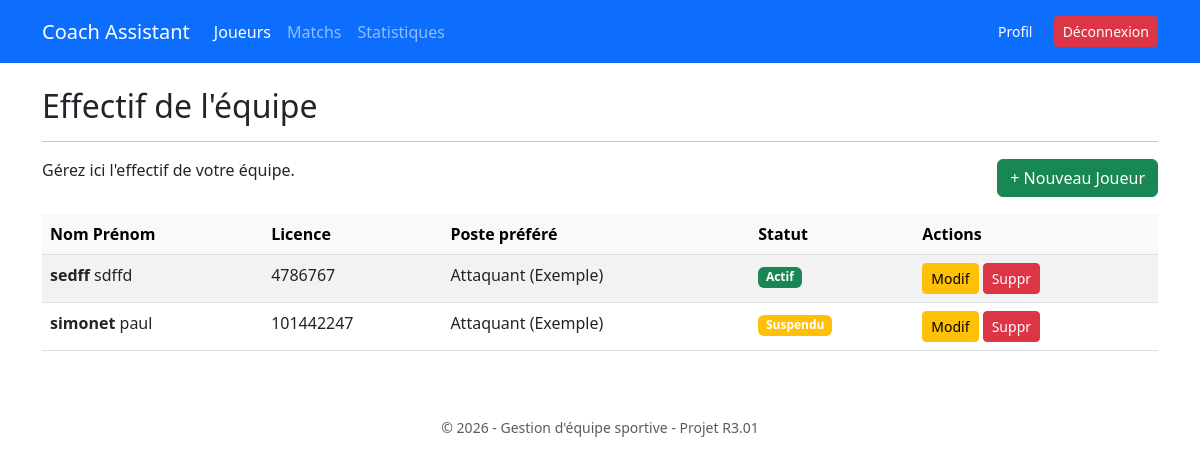
The app's page /index.php?page=joueurs&action=liste (signed in) with its own data.
### tables this page shows
CREATE TABLE `joueur` (
  `id_joueur` int(11) NOT NULL,
  `nom` varchar(50) NOT NULL,
  `prenom` varchar(50) NOT NULL,
  `numero_licence` varchar(50) NOT NULL,
  `date_naissance` date NOT NULL,
  `taille` int(11) DEFAULT NULL COMMENT 'en cm',
  `poids` decimal(5,2) DEFAULT NULL COMMENT 'en kg',
  `statut` enum('Actif','Blessé','Suspendu','Absent') DEFAULT 'Actif',
  `commentaire` text DEFAULT NULL
);

### controllers/JoueurController.php (called while the page is built, shortened)
<?php
class JoueurController {
    public function liste() {
        $model = new JoueurModel();
        $joueurs = $model->getAllJoueurs();
        require_once "../views/layout.php";
    }
}
?>

### config/DBConnection.php (called while the page is built)
<?php
class DBConnection {
    private static $instance = null;
    private $pdo;
    private function __construct() {
        $host = 'localhost';
        $dbname = 'gestion_sport';
        $user = 'root';
        $pass = '';
        try {
            $this->pdo = new PDO("mysql:host=$host;dbname=$dbname;charset=utf8", $user, $pass);
            $this->pdo->setAttribute(PDO::ATTR_ERRMODE, PDO::ERRMODE_EXCEPTION);
            $this->pdo->setAttribute(PDO::ATTR_DEFAULT_FETCH_MODE, PDO::FETCH_ASSOC);
        } catch (PDOException $e) {
            die("Erreur connexion DB: " . $e->getMessage());
        }
    }
    public static function getInstance() {
        if (self::$instance === null) {
            self::$instance = new DBConnection();
        }
        return self::$instance;
    }
    public function getPDO() {
        return $this->pdo;
    }
}
?>

### models/JoueurModel.php (called while the page is built, shortened)
<?php
class JoueurModel {
    private $pdo;
    public function __construct() {
        $this->pdo = DBConnection::getInstance()->getPDO();
    }
    public function getAllJoueurs() {
        $sql = "SELECT * FROM joueur ORDER BY nom, prenom";
        $stmt = $this->pdo->prepare($sql);
        $stmt->execute();
        return $stmt->fetchAll();
    }
}
?>

### views/joueurs/liste.php (the view, shortened to what this page needs)
<div class="d-flex justify-content-between align-items-center mb-3">
    <p>Gérez ici l'effectif de votre équipe.</p>
    <a href="index.php?page=joueurs&action=add" class="btn btn-success">
        + Nouveau Joueur
    </a>
</div>
<table class="table table-striped table-hover">
    <thead class="table-light">
        <tr>
            <th>Nom Prénom</th>
            <th>Licence</th>
            <th>Poste préféré</th> <th>Statut</th>
            <th>Actions</th>
        </tr>
    </thead>
    <tbody>
        <?php foreach ($joueurs as $joueur): ?>
            <tr>
                <td>
                    <strong><?= htmlspecialchars($joueur['nom']) ?></strong>
                    <?= htmlspecialchars($joueur['prenom']) ?>
                </td>
                <td><?= htmlspecialchars($joueur['numero_licence']) ?></td>
                <td>Attaquant (Exemple)</td>
                <td>
                    <span class="badge
                        <?= $joueur['statut'] == 'Actif' ? 'bg-success' :
                           ($joueur['statut'] == 'Blessé' ? 'bg-danger' : 'bg-warning') ?>">
                        <?= htmlspecialchars($joueur['statut']) ?>
                    </span>
                </td>
                <td>
                    <a href="index.php?page=joueurs&action=edit&id=<?= $joueur['id_joueur'] ?>" class="btn btn-sm btn-warning">Modif</a>
                    <a href="index.php?page=joueurs&action=delete&id=<?= $joueur['id_joueur'] ?>"
                       class="btn btn-sm btn-danger"
                       onclick="return confirm('Êtes-vous sûr de vouloir supprimer ce joueur ?');">
                       Suppr
                    </a>
                </td>
            </tr>
        <?php endforeach; ?>
    </tbody>
</table>

### records on screen
joueur: nom "sedff", prenom "sdffd", numero_licence "4786767", statut "Actif"
joueur: nom "simonet", prenom "paul", numero_licence "101442247", statut "Suspendu"

### other values on screen
$titre "Effectif de l'équipe"
